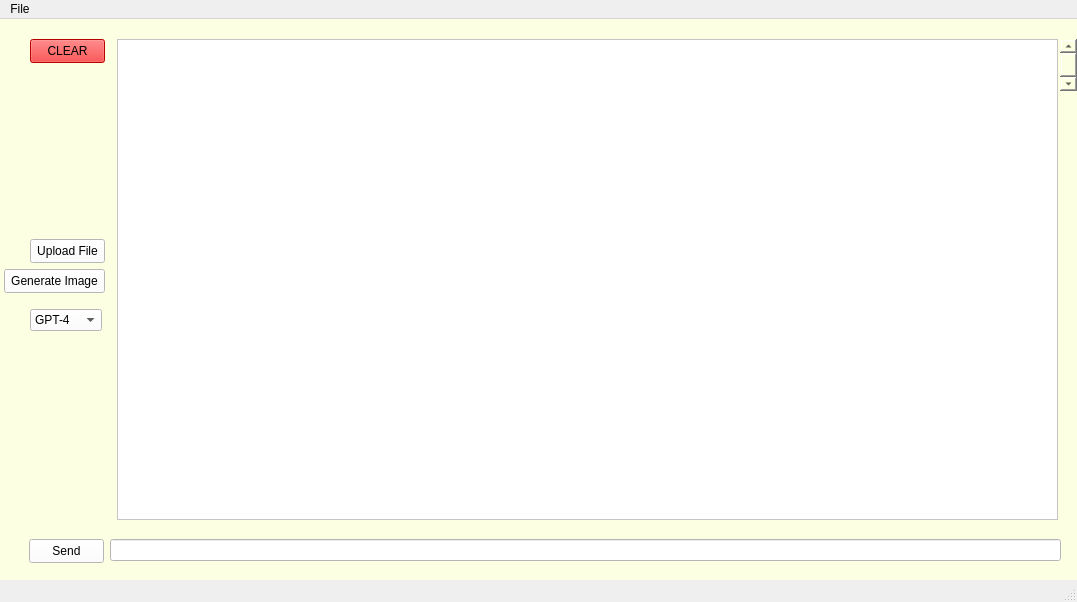
<?xml version="1.0" encoding="UTF-8"?>
<ui version="4.0">
 <class>MainWindow</class>
 <widget class="QMainWindow" name="MainWindow">
  <property name="geometry">
   <rect>
    <x>0</x>
    <y>0</y>
    <width>1077</width>
    <height>602</height>
   </rect>
  </property>
  <property name="minimumSize">
   <size>
    <width>0</width>
    <height>0</height>
   </size>
  </property>
  <property name="maximumSize">
   <size>
    <width>9000</width>
    <height>9000</height>
   </size>
  </property>
  <property name="windowTitle">
   <string>NICKY AI</string>
  </property>
  <property name="styleSheet">
   <string notr="true">layoutTopMargin:0

</string>
  </property>
  <widget class="QWidget" name="centralwidget">
   <property name="styleSheet">
    <string notr="true">layoutTopMargin:0</string>
   </property>
   <widget class="QStackedWidget" name="stackedWidget">
    <property name="geometry">
     <rect>
      <x>0</x>
      <y>0</y>
      <width>1521</width>
      <height>1031</height>
     </rect>
    </property>
    <property name="maximumSize">
     <size>
      <width>899999</width>
      <height>16777215</height>
     </size>
    </property>
    <property name="styleSheet">
     <string notr="true">background-color: rgb(253, 255, 226);</string>
    </property>
    <property name="currentIndex">
     <number>0</number>
    </property>
    <widget class="QWidget" name="chat">
     <widget class="QComboBox" name="comboBox">
      <property name="geometry">
       <rect>
        <x>30</x>
        <y>290</y>
        <width>72</width>
        <height>22</height>
       </rect>
      </property>
      <property name="styleSheet">
       <string notr="true">background-color: rgb(255, 255, 255);</string>
      </property>
      <item>
       <property name="text">
        <string>GPT-4</string>
       </property>
      </item>
      <item>
       <property name="text">
        <string>GPT-3.5</string>
       </property>
      </item>
      <item>
       <property name="text">
        <string>DALLE</string>
       </property>
      </item>
     </widget>
     <widget class="QScrollBar" name="responseScroll">
      <property name="geometry">
       <rect>
        <x>1060</x>
        <y>20</y>
        <width>17</width>
        <height>52</height>
       </rect>
      </property>
      <property name="orientation">
       <enum>Qt::Vertical</enum>
      </property>
     </widget>
     <widget class="QPushButton" name="uploadPushButton">
      <property name="geometry">
       <rect>
        <x>30</x>
        <y>220</y>
        <width>75</width>
        <height>24</height>
       </rect>
      </property>
      <property name="styleSheet">
       <string notr="true">background-color: rgb(255, 255, 255);</string>
      </property>
      <property name="text">
       <string>Upload File</string>
      </property>
     </widget>
     <widget class="QPushButton" name="imageGenerate">
      <property name="geometry">
       <rect>
        <x>4</x>
        <y>250</y>
        <width>101</width>
        <height>24</height>
       </rect>
      </property>
      <property name="styleSheet">
       <string notr="true">background-color: rgb(255, 255, 255);</string>
      </property>
      <property name="text">
       <string>Generate Image</string>
      </property>
     </widget>
     <widget class="QPushButton" name="pushButton">
      <property name="geometry">
       <rect>
        <x>30</x>
        <y>20</y>
        <width>75</width>
        <height>24</height>
       </rect>
      </property>
      <property name="styleSheet">
       <string notr="true">background-color: rgb(255, 0, 0)
</string>
      </property>
      <property name="text">
       <string>CLEAR</string>
      </property>
     </widget>
     <widget class="QLineEdit" name="lineEdit">
      <property name="geometry">
       <rect>
        <x>110</x>
        <y>520</y>
        <width>951</width>
        <height>22</height>
       </rect>
      </property>
      <property name="styleSheet">
       <string notr="true">background-color: rgb(255, 255, 255);</string>
      </property>
     </widget>
     <widget class="QPushButton" name="sendPushButton">
      <property name="geometry">
       <rect>
        <x>29</x>
        <y>520</y>
        <width>75</width>
        <height>24</height>
       </rect>
      </property>
      <property name="styleSheet">
       <string notr="true">background-color: rgb(255, 255, 255);</string>
      </property>
      <property name="text">
       <string>Send</string>
      </property>
     </widget>
     <widget class="QTextEdit" name="textEdit">
      <property name="geometry">
       <rect>
        <x>117</x>
        <y>20</y>
        <width>941</width>
        <height>481</height>
       </rect>
      </property>
      <property name="styleSheet">
       <string notr="true">font: 14pt &quot;MS Shell Dlg 2&quot;;
background-color:rgb(255, 255, 255)</string>
      </property>
     </widget>
    </widget>
    <widget class="QWidget" name="image">
     <widget class="QLabel" name="label">
      <property name="geometry">
       <rect>
        <x>110</x>
        <y>140</y>
        <width>211</width>
        <height>31</height>
       </rect>
      </property>
      <property name="text">
       <string>Write the Image you want created</string>
      </property>
     </widget>
     <widget class="QTextEdit" name="imageDesc">
      <property name="geometry">
       <rect>
        <x>20</x>
        <y>190</y>
        <width>411</width>
        <height>71</height>
       </rect>
      </property>
      <property name="styleSheet">
       <string notr="true">background-color: rgb(255, 255, 255);</string>
      </property>
     </widget>
     <widget class="QGroupBox" name="groupBox">
      <property name="geometry">
       <rect>
        <x>80</x>
        <y>270</y>
        <width>289</width>
        <height>111</height>
       </rect>
      </property>
      <property name="title">
       <string/>
      </property>
      <property name="checkable">
       <bool>false</bool>
      </property>
      <property name="checked">
       <bool>false</bool>
      </property>
      <layout class="QGridLayout" name="gridLayout">
       <item row="0" column="0">
        <widget class="QPushButton" name="send">
         <property name="toolTip">
          <string>Search Device by Name or IP </string>
         </property>
         <property name="styleSheet">
          <string notr="true">Background-Color: rgb(0, 255, 0)</string>
         </property>
         <property name="text">
          <string>Send</string>
         </property>
        </widget>
       </item>
       <item row="1" column="0">
        <widget class="QPushButton" name="returnChat">
         <property name="toolTip">
          <string>Search Device by Name or IP </string>
         </property>
         <property name="styleSheet">
          <string notr="true">Background-Color: rgb(0, 255, 0)</string>
         </property>
         <property name="text">
          <string>Return to Chat</string>
         </property>
        </widget>
       </item>
      </layout>
     </widget>
     <widget class="QLabel" name="dalleImage">
      <property name="geometry">
       <rect>
        <x>490</x>
        <y>0</y>
        <width>1024</width>
        <height>1024</height>
       </rect>
      </property>
      <property name="text">
       <string/>
      </property>
      <property name="pixmap">
       <pixmap>Images/placeholder900x900.png</pixmap>
      </property>
     </widget>
    </widget>
   </widget>
  </widget>
  <widget class="QMenuBar" name="menubar">
   <property name="geometry">
    <rect>
     <x>0</x>
     <y>0</y>
     <width>1077</width>
     <height>21</height>
    </rect>
   </property>
   <widget class="QMenu" name="options">
    <property name="title">
     <string>File</string>
    </property>
    <addaction name="promptDesigner"/>
    <addaction name="saveChat"/>
   </widget>
   <addaction name="options"/>
  </widget>
  <widget class="QStatusBar" name="statusBar"/>
  <action name="promptDesigner">
   <property name="text">
    <string>User Settings</string>
   </property>
  </action>
  <action name="actionSave_Convo">
   <property name="text">
    <string>Save Convo</string>
   </property>
  </action>
  <action name="actionOpen_Dall_E">
   <property name="text">
    <string>Open Dall-E</string>
   </property>
  </action>
  <action name="saveChat">
   <property name="text">
    <string>Save</string>
   </property>
  </action>
 </widget>
 <resources/>
 <connections/>
</ui>
